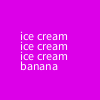
Frame 1 (no input)
Frame 60 (the mouse pressed at the canvas centre just before this capture): identical to frame 1, image omitted
Frame 120 (the mouse held since frame 60 and released just before this capture): identical to frame 1, image omitted

The Processing sketch that drew this single still picture (run headless with seeded random() and noise(); from frame 60 on, the mouse is pressed at the canvas centre):

// Processing sketch: Banana_Split
// ── Banana_Split.pde
void setup() {
  
  background(#DC00E8);
  String food = "ice cream";
  
  int yPos = 40;
  
  int xPos = 20;
  
  for(int i=0; i <3; i=i+1) {
  text(food, xPos, yPos+i*10);
  }
  
  text("banana", 20, 70);
  
}


void draw() {
  
  
}
